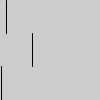
Frame 1 (no input)
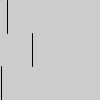
Frame 60 (the mouse pressed at the canvas centre just before this capture)
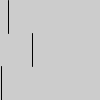
Frame 120 (the mouse held since frame 60 and released just before this capture)

The Processing sketch that drew these frames (run headless with seeded random() and noise(); from frame 60 on, the mouse is pressed at the canvas centre):

// Processing sketch: TERETR
// ── TERETR.pde
  
int d = day();    // Values from 1 - 31
int m = month();  // Values from 1 - 12
int y = year();   // 2003, 2004, 2005, etc.
void setup(){
String s = String.valueOf(d);
text(s, 10, 28);
s = String.valueOf(m);
text(s, 10, 56); 
s = String.valueOf(y);
text(s, 10, 84);
}
  
void draw() {
  background(204);
  int s = second();  // Values from 0 - 59
  int m = minute();  // Values from 0 - 59
  int h = hour();    // Values from 0 - 23
  line(s, 0, s, 33);
  line(m, 33, m, 66);
  line(h, 66, h, 100);
  println(h, m, s);
}
